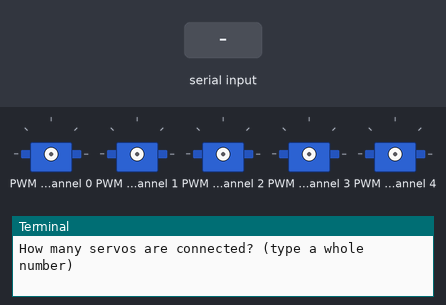
A program run on a simulated Raspberry Pi (BCM pin numbers). Parts: 5 × servo, the last lines printed to the terminal. The test bench sets the inputs (shaded band).

Above: at 1.2 s.
1.3 s: "5" typed at the terminal, then Enter
At 2.9 s:
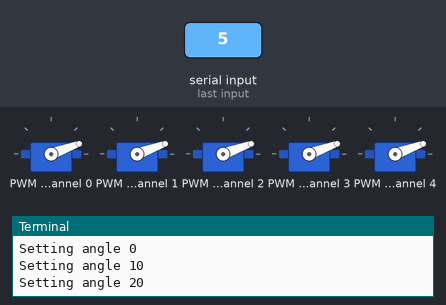
At 4.1 s:
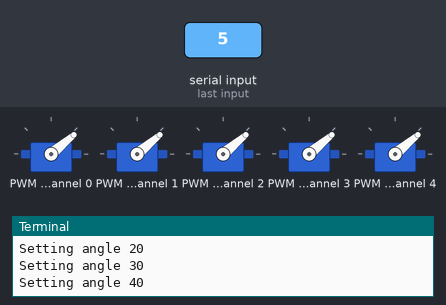
Timing chart, 0 to 19.3 s (numbered marks = the images above; inputs shaded):
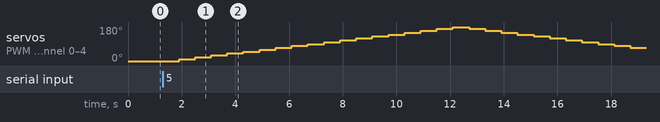

Measured:
- after the input at 1.3 s, servo on PWM channel 0–4: rises from 0° to 180° in 10.2 s, then falls to 70° in 6.6 s

The program:

bounce.py
```python
import time
from adafruit_servokit import ServoKit
hat = ServoKit(channels=16)
angle = 0
direction = -1
def get_servos():
    servos = input("How many servos are connected? (type a whole number) ")
    try:
        servos = int(servos)
    except(ValueError):
        print("Invalid input.\n")
        get_servos()
    return servos
servos = get_servos()
while True:
    print("Setting angle {}".format(angle))
    for i in range (servos):
        hat.servo[i].angle = angle
    if (angle >= 180) or (angle <= 0):
        direction = -direction
    angle += (10*direction)
    time.sleep(0.6)
```
